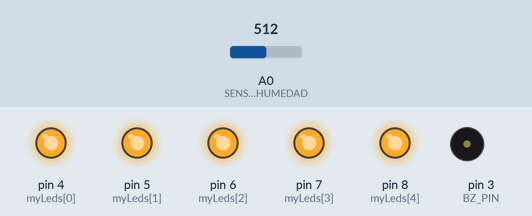
Simulated run of this sketch. Board: Arduino Uno, built with avr-gcc and run on an emulated ATmega328P. Shown: output pins drawn as LEDs (lit = HIGH), buzzer (waves = sounding). The inputs (shaded band) are chosen by the test bench; at power-on: A0 (SENSOR_HUMEDAD) = 512. Pins used as bus, display or sensor lines are not drawn; what the sketch prints to the serial monitor is not drawn.

Above: at 3.8 s.
3.9 s: A0 (SENSOR_HUMEDAD) set to 314
7.8 s: A0 (SENSOR_HUMEDAD) set to 285
At 9.9 s:
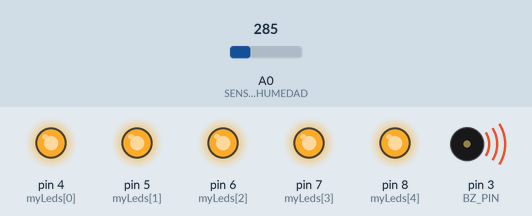
11.7 s: A0 (SENSOR_HUMEDAD) set to 306
At 13.4 s:
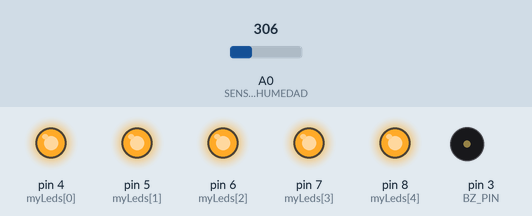
15.6 s: A0 (SENSOR_HUMEDAD) set to 290
At 19.2 s:
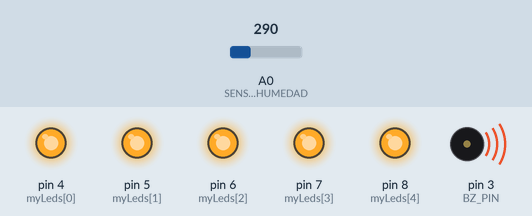
Timing chart, 0 to 20.5 s (numbered marks = the images above; inputs shaded):
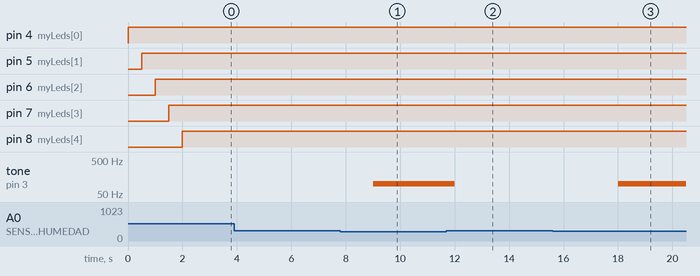

Measured:
- the behaviour switches between 300 and 299 on A0 (SENSOR_HUMEDAD) (found by bisection; images 0 and 1)
- after the input at 3.9 s, every drawn part: stays the same
- after the input at 7.8 s, tone on pin 3 (BZ_PIN): silent → 100 Hz after 1.2 s
- after the input at 11.7 s, tone on pin 3 (BZ_PIN): 100 Hz → silent after 0.30 s
- after the input at 15.6 s, tone on pin 3 (BZ_PIN): silent → 100 Hz after 2.4 s

The sketch:

A00369838_Camilo_G_parcial2.ino
```cpp
int PIN_LEDONE = 4;
int PIN_LEDTWO = 5;
int PIN_LEDTHREE = 6;
int PIN_LEDFOUR = 7;
int PIN_LEDFIVE = 8;
int BUTTON_PIN = 2;
int BZ_PIN = 3;
int SENSOR_HUMEDAD = A0;
int SENSOR_VALUE;
int limit = 300;

int myLeds[5] = {4,5,6,7,8};


void setup()
{

  Serial.begin(9600);
  for(int i=0;i<5;i++){
  pinMode(myLeds[i],OUTPUT);
  }
}

void loop()
{

  SENSOR_VALUE = analogRead(SENSOR_HUMEDAD );
  Serial.print(SENSOR_VALUE);

  if (SENSOR_VALUE<limit) {
digitalWrite(BZ_PIN, HIGH);
    tone(BZ_PIN,100);
}
else if(SENSOR_VALUE>limit) {
digitalWrite(BZ_PIN, LOW);
  noTone(BZ_PIN);
 }
    for(int i=0;i<5;i++){
   if(SENSOR_VALUE = 100){
  digitalWrite(myLeds[i],1);
     delay(500);

   }else if(SENSOR_VALUE > 100){
     digitalWrite(myLeds[i],0);
    delay(50);
   }


  }

delay(500);
}
```
